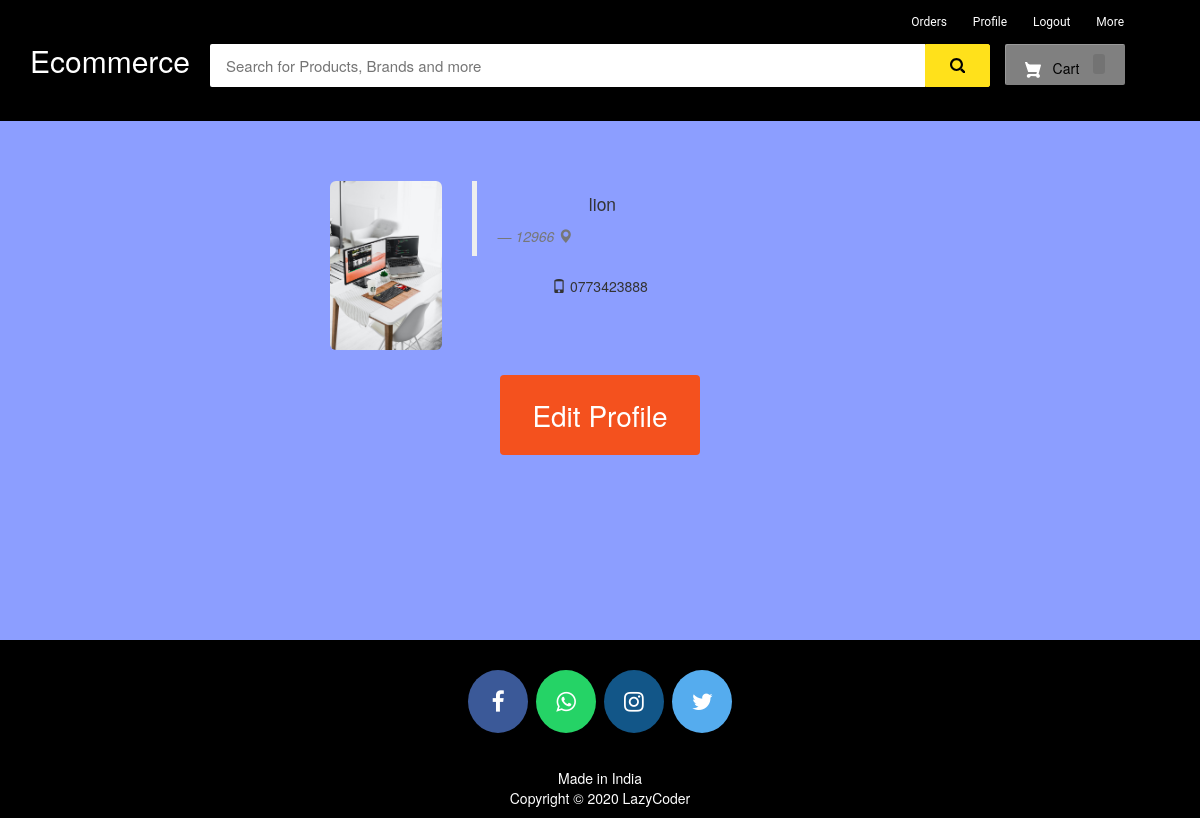
/my-profile (signed in), run on the app's committed database.
### ecom/models.py (models this page shows, shortened)
class Customer(models.Model):
    user=models.OneToOneField(User,on_delete=models.CASCADE)
    profile_pic= models.ImageField(upload_to='profile_pic/CustomerProfilePic/',null=True,blank=True)
    address = models.CharField(max_length=40)
    mobile = models.CharField(max_length=20,null=False)

### ecom/views.py (the view)
# urls.py: path('my-profile', views.my_profile_view,name='my-profile'),
@login_required(login_url='customerlogin')
@user_passes_test(is_customer)
def my_profile_view(request):
    customer=models.Customer.objects.get(user_id=request.user.id)
    return render(request,'ecom/my_profile.html',{'customer':customer})

### ecom/views.py (called while the page is built)
def is_customer(user):
    return user.groups.filter(name='CUSTOMER').exists()

### templates/ecom/my_profile.html (shortened to what this page needs)
{% extends 'ecom/customer_base.html' %}
{% load static %}
{% block content %}
<br><br><br>
<div style="padding-left:300px;" class="container">
        <div class="col-sm-2 col-md-2">
            <img src="{% static customer.profile_pic.url %}"   alt="profile pic" class="img-rounded img-responsive" />
        </div>
        <div class="col-sm-4 col-md-4">
            <blockquote>
                <p>{{request.user}}</p> <small><cite title="Source Title">{{customer.address}}  <i class="glyphicon glyphicon-map-marker"></i></cite></small>
            </blockquote>
            <p> <i class="glyphicon glyphicon-phone"></i> {{customer.mobile}}
            </p>
        </div>
</div>
<br>
<div style="text-align: center;">
  <a href="/edit-profile"><button class="button" ><span>Edit Profile </span></button></a>
</div>
<br><br><br><br><br><br>
{% endblock content %}

### templates/ecom/customer_base.html (style rules this page uses)
body { background-color: #ebe0e0 }
p { text-align: center; }

### templates/ecom/my_profile.html (style rules this page uses)
body { background-color:#8c9eff; }
.button { display: inline-block; border-radius: 4px; background-color: #f4511e; border: none; color: #FFFFFF; text-align: center; font-size: 28px; padding: 20px; width: 200px; transition: all 0.5s; cursor: pointer; margin: 5px; }
.button span { cursor: pointer; display: inline-block; position: relative; transition: 0.5s; }
.button span:after { content: '\00bb'; position: absolute; opacity: 0; top: 0; right: -20px; transition: 0.5s; }

### data on the page
Customer: profile_pic (picture), address "12966", mobile "0773423888"

### other printed values
{{ request.user }} "lion"
